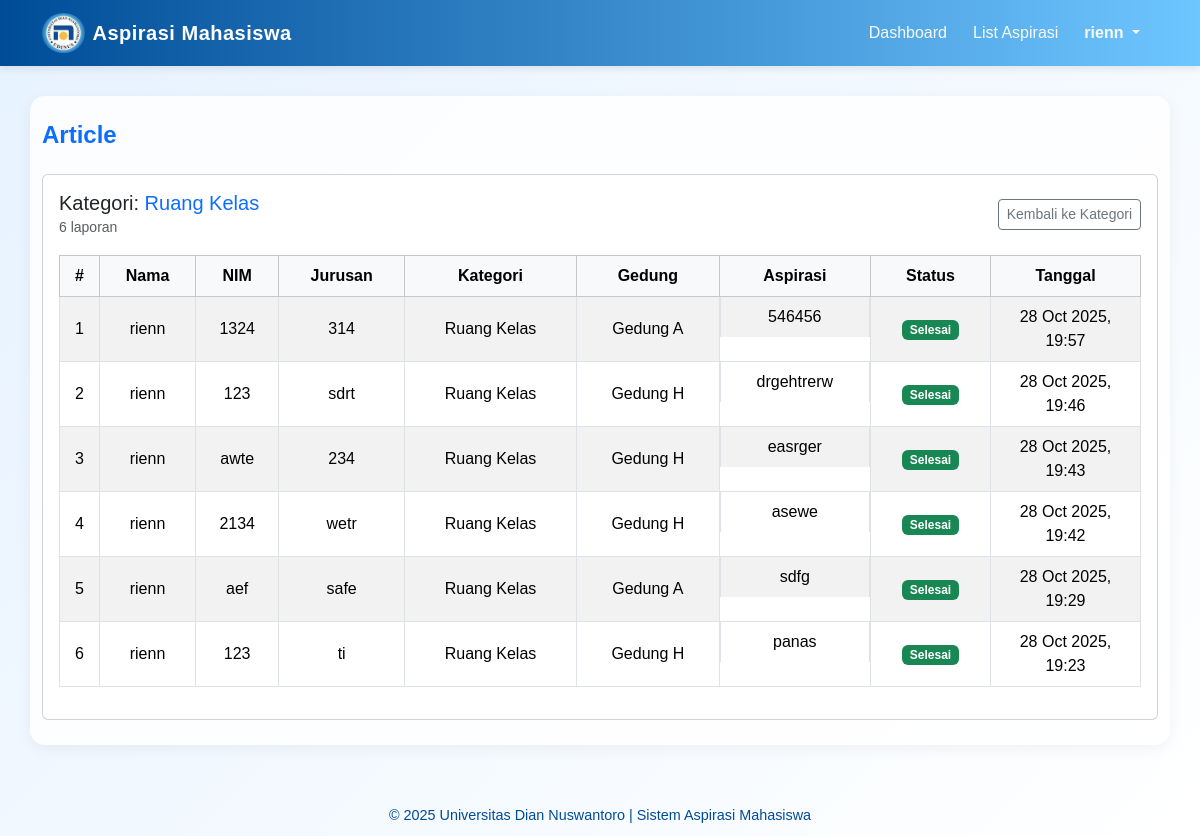
The app's page /admin.php?page=article&category_id=1 (signed in) with its own data.
### tables this page shows
CREATE TABLE `aspirasi` (
  `id` int(11) NOT NULL,
  `nama` varchar(100) NOT NULL,
  `nim` varchar(15) NOT NULL,
  `jurusan` varchar(50) DEFAULT NULL,
  `kategori_id` int(11) NOT NULL,
  `gedung_id` int(11) NOT NULL,
  `isi_aspirasi` text NOT NULL,
  `status` enum('Menunggu','Diproses','Selesai') DEFAULT 'Menunggu',
  `is_flagged` tinyint(1) NOT NULL DEFAULT 0 COMMENT '0=Normal, 1=Di-flag oleh Monitor',
  `tanggal` timestamp NOT NULL DEFAULT current_timestamp()
);

CREATE TABLE `kategori` (
  `id` int(11) NOT NULL,
  `nama_kategori` varchar(100) NOT NULL,
  `divisi_lama` varchar(100) DEFAULT NULL COMMENT 'Data divisi dari sistem lama'
);

CREATE TABLE `gedung` (
  `id` int(11) NOT NULL,
  `nama_gedung` varchar(100) NOT NULL
);

### article.php (the view, shortened to what this page needs)
<?php
include "koneksi.php";
$role = $_SESSION['role'] ?? 'mahasiswa';
$whereAdminScope = "1";
$visibleKategori = [];
$sqlKat = "
    SELECT DISTINCT k.id, k.nama_kategori
    FROM kategori k
    LEFT JOIN aspirasi a ON a.kategori_id = k.id
    WHERE $whereAdminScope
    ORDER BY k.nama_kategori
";
if ($role === 'mahasiswa') {
     $sqlKat = "
        SELECT DISTINCT k.id, k.nama_kategori
        FROM kategori k
        JOIN aspirasi a ON a.kategori_id = k.id
        WHERE 1
        ORDER BY k.nama_kategori
    ";
}
$resKat = $koneksi->query($sqlKat);
if ($resKat) {
    while($row = $resKat->fetch_assoc()) {
        $visibleKategori[$row['id']] = $row['nama_kategori'];
    }
}
$counts = array_fill_keys(array_keys($visibleKategori), 0);
if (!empty($counts)) {
    $kat_ids_string = implode(',', array_keys($counts));
    $whereCount = "a.kategori_id IN ($kat_ids_string)";
    $sqlCount = "
        SELECT a.kategori_id, COUNT(a.id) AS cnt
        FROM aspirasi a
        WHERE $whereCount
        GROUP BY a.kategori_id
    ";
    $resCount = $koneksi->query($sqlCount);
    if ($resCount) {
        while ($r = $resCount->fetch_assoc()) {
            if (isset($counts[$r['kategori_id']])) {
                $counts[$r['kategori_id']] = (int)$r['cnt'];
            }
        }
    }
}
$selectedCategoryId = isset($_GET['category_id']) ? (int)$_GET['category_id'] : 0;
$sqlList = "";
$whereList = $whereAdminScope;
if ($selectedCategoryId > 0) {
    if ($role === 'admin') {
        $whereList = "($whereList) AND a.kategori_id = $selectedCategoryId";
    } else {
        $whereList = "a.kategori_id = $selectedCategoryId";
    }
    $sqlList = "
        SELECT a.*, k.nama_kategori, g.nama_gedung, a.is_flagged
        FROM aspirasi a
        JOIN kategori k ON a.kategori_id = k.id
        JOIN gedung g ON a.gedung_id = g.id
        WHERE $whereList
        ORDER BY a.is_flagged DESC, a.tanggal DESC
    ";
}
$resList = false;
$error = '';
if (!empty($sqlList)) {
    $resList = $koneksi->query($sqlList);
}
?>
<div class="card">
  <div class="card-body">
    <?php if ($selectedCategoryId === 0): ?>
      <div class="mb-4">
        <h5 class="fw-semibold">
            <?php if ($role === 'admin'): ?>
                Kategori Aspirasi (Sesuai Scope Anda)
            <?php else: ?>
                Kategori Aspirasi
            <?php endif; ?>
        </h5>
        <div class="row g-3">
          <?php if (empty($visibleKategori)): ?>
            <div class="col-12">
              <div class="alert alert-warning">
                <?php if ($role === 'admin'): ?>
                    Tidak ada aspirasi yang sesuai dengan penugasan Anda.
                <?php else: ?>
                    Belum ada aspirasi yang masuk.
                <?php endif; ?>
              </div>
            </div>
          <?php else: ?>
            <?php foreach ($visibleKategori as $kat_id => $kat_nama): ?>
              <div class="col-6 col-md-3">
                <a href="admin.php?page=article&category_id=<?= $kat_id ?>" class="text-decoration-none">
                  <div class="border rounded p-3 h-100 shadow-sm" style="background:#ffffff;">
                    <div class="d-flex justify-content-between align-items-start">
                      <div>
                        <div class="fw-semibold"><?= htmlspecialchars($kat_nama) ?></div>
                        <div class="small text-muted">Klik untuk lihat detail</div>
                      </div>
                      <div class="text-end">
                        <span class="badge bg-primary rounded-pill" style="font-size:0.9rem;"><?= $counts[$kat_id] ?? 0 ?></span>
                      </div>
                    </div>
                  </div>
                </a>
              </div>
            <?php endforeach; ?>
          <?php endif; ?>
        </div>
      </div>
    <?php else: ?>
      <div class="d-flex justify-content-between align-items-center mb-3">
        <div>
          <h5 class="mb-0">Kategori: <span class="text-primary"><?= htmlspecialchars($visibleKategori[$selectedCategoryId]) ?></span></h5>
          <small class="text-muted">
            <?php if ($role === 'admin'): ?>
                <?= ($counts[$selectedCategoryId] ?? 0) ?> laporan (sesuai scope Anda)
            <?php else: ?>
                <?= ($counts[$selectedCategoryId] ?? 0) ?> laporan
            <?php endif; ?>
          </small>
        </div>
        <div>
          <a href="admin.php?page=article" class="btn btn-outline-secondary btn-sm">Kembali ke Kategori</a>
        </div>
      </div>
      <div class="table-responsive">
        <?php if ($error): ?>
          <div class="alert alert-danger">Query error: <?= htmlspecialchars($error) ?></div>
        <?php else: ?>
          <table class="table table-bordered table-striped table-hover align-middle">
            <thead>
              <tr class="table-light text-center">
                <th style="width:40px">#</th>
                <th>Nama</th>
                <th>NIM</th>
                <th>Jurusan</th>
                <th>Kategori</th>
                <th>Gedung</th>
                <th>Aspirasi</th>
                <th style="width:120px">Status</th>
                <th style="width:150px">Tanggal</th>
              </tr>
            </thead>
            <tbody>
              <?php
              if ($resList && $resList->num_rows > 0):
                $i = 1;
                while ($row = $resList->fetch_assoc()):
              ?>
                <tr>
                  <td class="text-center"><?= $i++ ?></td>
                  <td class="text-center"><?= htmlspecialchars($row['nama']) ?></td>
                  <td class="text-center"><?= htmlspecialchars($row['nim']) ?></td>
                  <td class="text-center"><?= htmlspecialchars($row['jurusan']) ?></td>
                  <td class="text-center"><?= htmlspecialchars($row['nama_kategori']) ?></td>
                  <td class="text-center"><?= htmlspecialchars($row['nama_gedung']) ?></td>
                  <td style="max-width:380px; display: flex; flex-direction: column; justify-content: center; align-items: center;">
                      <?= htmlspecialchars($row['isi_aspirasi']) ?>
                  </td>
                  <td class="text-center">
                    <?php
                    $badge = 'secondary';
                    if ($row['status'] === 'Selesai') $badge = 'success';
                    ?>
                    <span class="badge bg-<?= $badge ?>"><?= htmlspecialchars($row['status']) ?></span>
                  </td>
                  <td class="text-center"><?= htmlspecialchars(date('d M Y, H:i', strtotime($row['tanggal']))) ?></td>
                </tr>
              <?php endwhile; endif; ?>
            </tbody>
          </table>
        <?php endif; ?>
      </div>
    <?php endif; ?>
  </div>
</div>

### admin.php (style rules this page uses)
:root { --biru-tua: #004c97; --biru-muda: #6ec6ff; }
body { background: linear-gradient(135deg, #e6f2ff, #ffffff); min-height: 100vh; font-family: 'Poppins', sans-serif; }

### records on screen
aspirasi: nama "rienn", nim "1324", jurusan "314", kategori.nama_kategori "Ruang Kelas", gedung.nama_gedung "Gedung A", isi_aspirasi "546456", status "Selesai", tanggal "28 Oct 2025, 19:57"
aspirasi: nama "rienn", nim "123", jurusan "sdrt", kategori.nama_kategori "Ruang Kelas", gedung.nama_gedung "Gedung H", isi_aspirasi "drgehtrerw", status "Selesai", tanggal "28 Oct 2025, 19:46"
aspirasi: nama "rienn", nim "awte", jurusan "234", kategori.nama_kategori "Ruang Kelas", gedung.nama_gedung "Gedung H", isi_aspirasi "easrger", status "Selesai", tanggal "28 Oct 2025, 19:43"
aspirasi: nama "rienn", nim "2134", jurusan "wetr", kategori.nama_kategori "Ruang Kelas", gedung.nama_gedung "Gedung H", isi_aspirasi "asewe", status "Selesai", tanggal "28 Oct 2025, 19:42"
aspirasi: nama "rienn", nim "aef", jurusan "safe", kategori.nama_kategori "Ruang Kelas", gedung.nama_gedung "Gedung A", isi_aspirasi "sdfg", status "Selesai", tanggal "28 Oct 2025, 19:29"
aspirasi: nama "rienn", nim "123", jurusan "ti", kategori.nama_kategori "Ruang Kelas", gedung.nama_gedung "Gedung H", isi_aspirasi "panas", status "Selesai", tanggal "28 Oct 2025, 19:23"

### other values on screen
$_SESSION['username'] "rienn"
$page "Article"
$visibleKategori[$selectedCategoryId] "Ruang Kelas"
$counts[$selectedCategoryId] "6"
